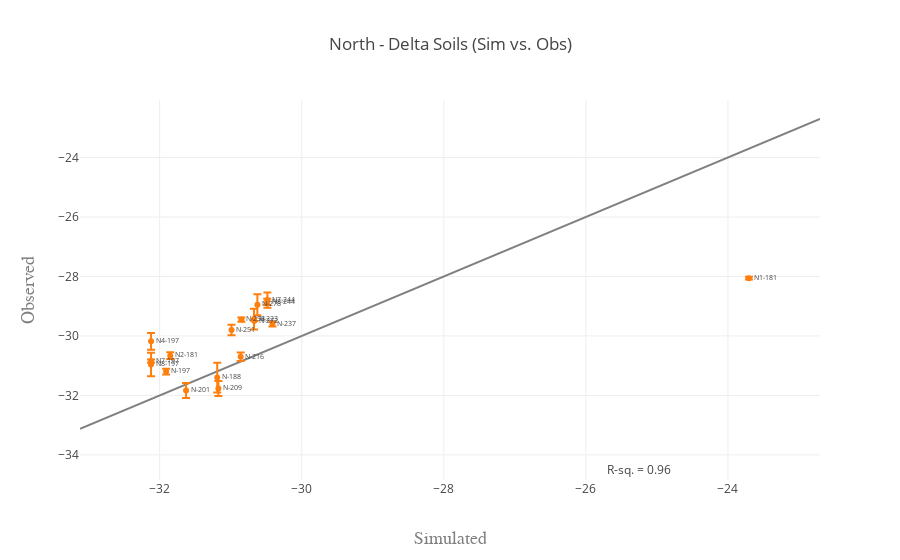

Notebook code for this chart:
### Code cell
df = delta_dat.loc[delta_dat['Transect'] == 'N']

data = [get_xy_line(df , test_var, delta=True), 
        get_scatter(df , test_var, sd)]

fig = go.Figure(data=data, layout=get_layout(df, test_var, title='North - Delta Soils (Sim vs. Obs)'))
iplot(fig)

### Figure 1 — Plotly figure (JSON) as saved in the notebook; plotly's stock layout.template omitted (floating-point values rounded to 4 significant figures)
{"data": [{"marker": {"color": "grey", "opacity": 0.9}, "mode": "lines", "type": "scatter", "x": [-33.12, -22.7], "y": [-33.12, -22.7]}, {"error_y": {"array": [0.04596, 0.1136, 0.282, 0.05583, 0.2553, 0.3945, 0.1061, 0.5, 0.1, 0.2517, 0.2517, 0.1414, 0.3512, 0.08165, 0.1732, 0.07071, null, 0.3536], "symmetric": true, "type": "data"}, "mode": "markers+text", "text": ["N1-181", "N2-181", "N4-197", "N7-197", "N7-244", "N8-197", "N8-244", "N-188", "N-197", "N-201", "N-209", "N-216", "N-223", "N-237", "N-251", "N-258", "N-272", "N-278"], "textfont": {"size": 7}, "textposition": "right", "type": "scatter", "x": [-23.7, -31.85, -32.12, -32.12, -30.48, -32.12, -30.49, -31.19, -31.91, -31.63, -31.17, -30.86, -30.67, -30.41, -30.99, -30.85, -30.67, -30.62], "y": [-28.06, -30.66, -30.18, -30.85, -28.8, -30.96, -28.86, -31.4, -31.2, -31.83, -31.77, -30.7, -29.43, -29.6, -29.8, -29.45, -29.5, -28.95]}], "layout": {"annotations": [{"showarrow": false, "text": "R-sq. = 0.96", "x": -25.25, "y": -34.49}], "showlegend": false, "title": "North - Delta Soils (Sim vs. Obs)", "xaxis": {"title": "Simulated", "titlefont": {"color": "#7f7f7f", "family": "Courier New, monospace", "size": 18}}, "yaxis": {"title": "Observed", "titlefont": {"color": "#7f7f7f", "family": "Courier New, monospace", "size": 18}}}}
